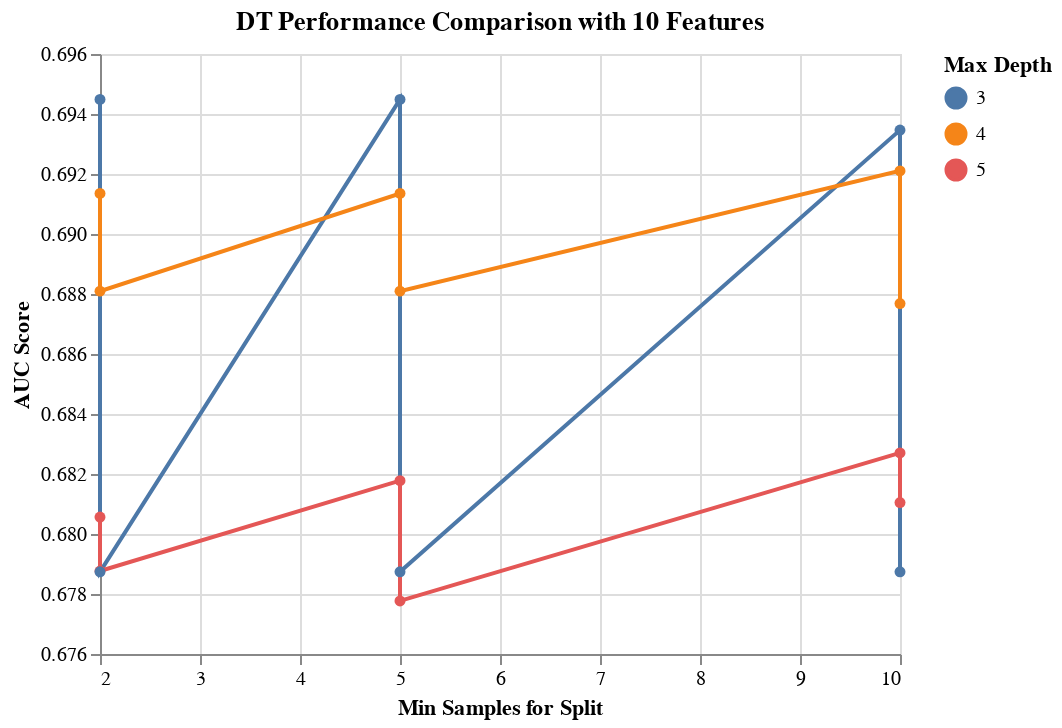

Notebook code for this chart:
### Markdown cell above
- A minimal difference of 0.003 can be observed between the 1st and the 2nd optimal mean score values of the DT hyperparameter values.

- We plot a graph for results of the Grid search corresponding to **10**, **20** and  **59** features.

### Code cell
results_DT_10_features = results_DT[results_DT['rfi_fs__n_features_'] == 10.0]

alt.Chart(results_DT_10_features, 
          title='DT Performance Comparison with 10 Features'
         ).mark_line(point=True).encode(
    alt.X('dt__min_samples_split', title='Min Samples for Split'),
    alt.Y('mean_score', title='AUC Score', scale=alt.Scale(zero=False)),
    alt.Color('dt__max_depth:N', title='Max Depth')
)

### Figure 1 — Vega-Lite specification as saved in the notebook (floating-point values rounded to 4 significant figures)
{"config": {"view": {"continuousWidth": 400, "continuousHeight": 300}}, "data": {"name": "data-e0bc352eb45e3a097cea3d953c8fe98f"}, "mark": {"type": "line", "point": true}, "encoding": {"color": {"type": "nominal", "field": "dt__max_depth", "title": "Max Depth"}, "x": {"type": "quantitative", "field": "dt__min_samples_split", "title": "Min Samples for Split"}, "y": {"type": "quantitative", "field": "mean_score", "scale": {"zero": false}, "title": "AUC Score"}}, "title": "DT Performance Comparison with 10 Features", "$schema": "https://vega.github.io/schema/vega-lite/v4.8.1.json", "datasets": {"data-e0bc352eb45e3a097cea3d953c8fe98f": [{"mean_score": 0.6945, "std_score": 0.03454, "max_score": 0.7532, "min_score": 0.6484, "dt__criterion": "gini", "dt__max_depth": 3, "dt__min_samples_split": 2, "rfi_fs__n_features_": 10}, {"mean_score": 0.6945, "std_score": 0.03454, "max_score": 0.7532, "min_score": 0.6484, "dt__criterion": "gini", "dt__max_depth": 3, "dt__min_samples_split": 5, "rfi_fs__n_features_": 10}, {"mean_score": 0.6935, "std_score": 0.03439, "max_score": 0.7532, "min_score": 0.6484, "dt__criterion": "gini", "dt__max_depth": 3, "dt__min_samples_split": 10, "rfi_fs__n_features_": 10}, {"mean_score": 0.6921, "std_score": 0.02897, "max_score": 0.7274, "min_score": 0.6409, "dt__criterion": "gini", "dt__max_depth": 4, "dt__min_samples_split": 10, "rfi_fs__n_features_": 10}, {"mean_score": 0.6914, "std_score": 0.03203, "max_score": 0.7274, "min_score": 0.6328, "dt__criterion": "gini", "dt__max_depth": 4, "dt__min_samples_split": 2, "rfi_fs__n_features_": 10}, {"mean_score": 0.6914, "std_score": 0.03203, "max_score": 0.7274, "min_score": 0.6328, "dt__criterion": "gini", "dt__max_depth": 4, "dt__min_samples_split": 5, "rfi_fs__n_features_": 10}, {"mean_score": 0.6881, "std_score": 0.03014, "max_score": 0.7253, "min_score": 0.6334, "dt__criterion": "entropy", "dt__max_depth": 4, "dt__min_samples_split": 2, "rfi_fs__n_features_": 10}, {"mean_score": 0.6881, "std_score": 0.03014, "max_score": 0.7253, "min_score": 0.6334, "dt__criterion": "entropy", "dt__max_depth": 4, "dt__min_samples_split": 5, "rfi_fs__n_features_": 10}, {"mean_score": 0.6877, "std_score": 0.03349, "max_score": 0.7296, "min_score": 0.6271, "dt__criterion": "entropy", "dt__max_depth": 4, "dt__min_samples_split": 10, "rfi_fs__n_features_": 10}, {"mean_score": 0.6827, "std_score": 0.0397, "max_score": 0.7608, "min_score": 0.6544, "dt__criterion": "gini", "dt__max_depth": 5, "dt__min_samples_split": 10, "rfi_fs__n_features_": 10}, {"mean_score": 0.6818, "std_score": 0.04414, "max_score": 0.7632, "min_score": 0.6348, "dt__criterion": "gini", "dt__max_depth": 5, "dt__min_samples_split": 5, "rfi_fs__n_features_": 10}, {"mean_score": 0.681, "std_score": 0.03889, "max_score": 0.7351, "min_score": 0.6199, "dt__criterion": "entropy", "dt__max_depth": 5, "dt__min_samples_split": 10, "rfi_fs__n_features_": 10}, {"mean_score": 0.6806, "std_score": 0.04548, "max_score": 0.7632, "min_score": 0.6288, "dt__criterion": "gini", "dt__max_depth": 5, "dt__min_samples_split": 2, "rfi_fs__n_features_": 10}, {"mean_score": 0.6788, "std_score": 0.04463, "max_score": 0.7476, "min_score": 0.6092, "dt__criterion": "entropy", "dt__max_depth": 5, "dt__min_samples_split": 2, "rfi_fs__n_features_": 10}, {"mean_score": 0.6787, "std_score": 0.03624, "max_score": 0.7292, "min_score": 0.6164, "dt__criterion": "entropy", "dt__max_depth": 3, "dt__min_samples_split": 10, "rfi_fs__n_features_": 10}, {"mean_score": 0.6787, "std_score": 0.03624, "max_score": 0.7292, "min_score": 0.6164, "dt__criterion": "entropy", "dt__max_depth": 3, "dt__min_samples_split": 2, "rfi_fs__n_features_": 10}, {"mean_score": 0.6787, "std_score": 0.03624, "max_score": 0.7292, "min_score": 0.6164, "dt__criterion": "entropy", "dt__max_depth": 3, "dt__min_samples_split": 5, "rfi_fs__n_features_": 10}, {"mean_score": 0.6778, "std_score": 0.0462, "max_score": 0.7476, "min_score": 0.6042, "dt__criterion": "entropy", "dt__max_depth": 5, "dt__min_samples_split": 5, "rfi_fs__n_features_": 10}]}}
